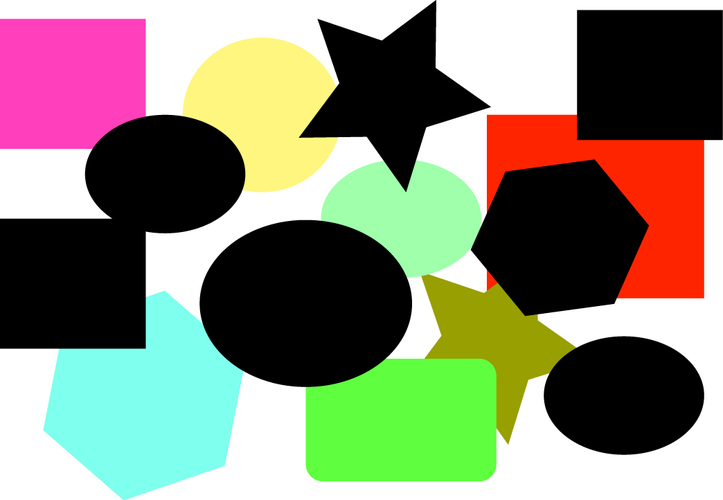
#> input picture ML/shapes.png, 723 x 500 px, given in place of the camera
$ python cam1.py
#> lines starting #> are read from the running program, lines starting #| are printed output that depends on the picture
"""."""
from datetime import datetime
import numpy as np
import cv2
# import imutils
import pathlib

from typing import Tuple, Union, List  # , Any, NewType, TypeVar
from mytypes import imageType


def set_res(cap: cv2.VideoCapture, resolution: Union[int, str]) -> str:
    """."""
    if resolution in [480, "480", "480p"]:
        cap.set(3, 640)
        cap.set(4, 480)
    elif resolution in [1080, "1080", "1080p"]:
        cap.set(3, 1920)
        cap.set(4, 1080)
    elif resolution in [720, "720", "720p"]:
        cap.set(3, 1920)
        cap.set(4, 1080)
    else:
        resolution = 720
        set_res(cap, resolution)
    return str(resolution)


cap = cv2.VideoCapture(0)

if cap.isOpened() is True:
    print("initialising camera")
else:
    print("no camera found")
    cap = cv2.VideoCapture(1)

set_res(cap, 480)
raw_frames = []

while(cap.isOpened()):
    frame_out: Tuple[bool, imageType] = cap.read()
    # (ret, frame) = frame_out  ## loses typings :/
    ret = frame_out[0]
#> ret = True
    frame = frame_out[1]
#> frame is the input picture: shape (500, 723, 3); mean B, G, R 118.3, 139.1, 137.9

    if ret is True:
        # Our operations on the frame come here
        # gray: np.ndarray = cv2.cvtColor(frame, cv2.COLOR_BGR2GRAY)
        # 0=vert, 1=horiz, -1=both       # Display the resulting frame
        vflipped: imageType = cv2.flip(frame, 0)
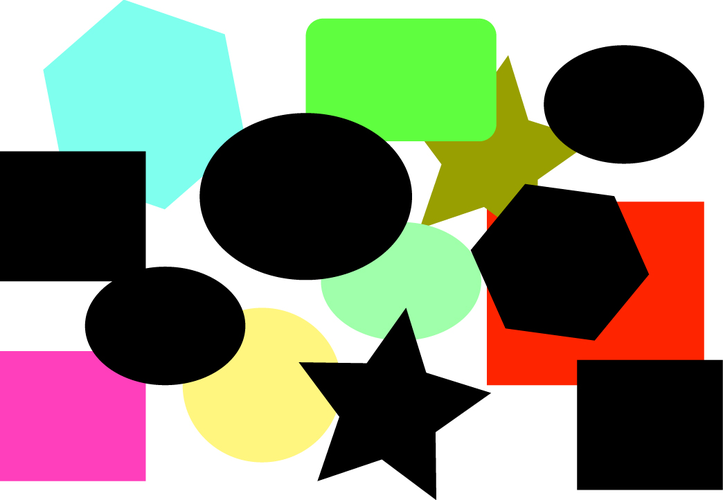
#> vflipped: shape (500, 723, 3); mean B, G, R 118.3, 139.1, 137.9
        # 0=vert, 1=horiz, -1=both       # Display the resulting frame
        hflipped: imageType = cv2.flip(frame, 1)
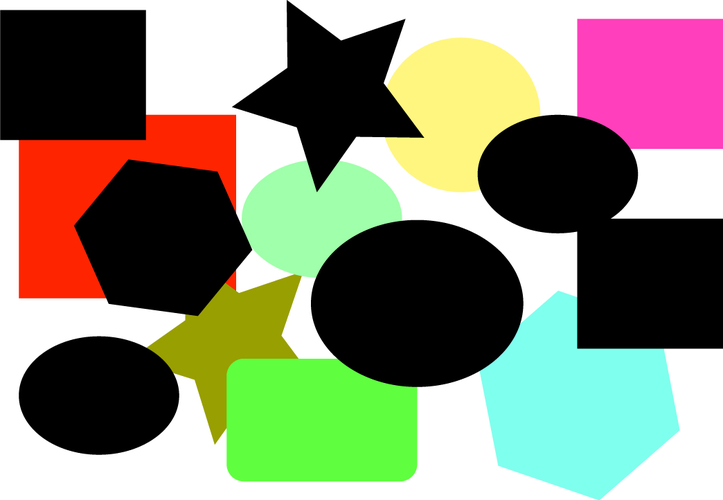
#> hflipped: shape (500, 723, 3); mean B, G, R 118.3, 139.1, 137.9

        # blurred = cv2.GaussianBlur(frame, (3, 3), 0)
        # # edged = cv2.Canny(gray, 20, 100)

        cv2.imshow('image window', frame)
        # cv2.imshow('frame1', gray)
        # cv2.imshow('frame2', vflipped)
        # cv2.imshow('frame2', hflipped)

        key = cv2.waitKey(1)  # wait 1 ms after each frame is shown to capture any input
#> (key q is pressed here)

    # quit camera if 'q' key is pressed
        if key & 0xFF == ord("q"):
            break
        elif key & 0xFF == ord("s"):
            # save the frame
            raw_frames.append(frame)
            print('S key pressed - saved frame')
    else:
        break


# When everything done, release the capture
cap.release()
cv2.destroyAllWindows()


def get_outlined_image(frame: imageType) -> imageType:
    grayed: imageType = cv2.cvtColor(frame, cv2.COLOR_BGR2GRAY)
    blurred: imageType = cv2.GaussianBlur(grayed, (3, 3), 0)
    # perform edge detection, then perform a dilation + erosion to close gaps
    edged: imageType = cv2.Canny(blurred, 20, 100)
    edged = cv2.dilate(edged, None, iterations=1)
    edged = cv2.erode(edged, None, iterations=1)
    return edged


def crop_outlined_image(frame: imageType) -> imageType:
    """find contours in an edged image, create a mask sized to largest contour and apply to image"""
    # contours = imutils.grab_contours(resul
    result: Tuple[List[np.ndarray[float]], List[List[np.ndarray[int]]]]
    result = cv2.findContours(frame.copy(), cv2.RETR_EXTERNAL, cv2.CHAIN_APPROX_SIMPLE)
    contours = result[0]

    # ensure at least one contour was found
    if len(contours) > 0:
        # grab the largest contour, then draw a mask for the pill
        # cnt_areas = [cv2.contourArea(cntr) for cntr in contours]
        # c = max(cnt_areas)
        largest_contour = max(contours, key=cv2.contourArea)
        mask = np.zeros(frame.shape, dtype=np.uint8)
        cv2.drawContours(mask, [largest_contour], -1, 255, -1)  # mask, ?, opacity?, -1 = filled in

        # compute its bounding box of pill, then extract the ROI,
        # and apply the mask
        (x, y, w, h) = cv2.boundingRect(largest_contour)
        imageROI: imageType = frame[y:y + h, x:x + w]
        maskROI = mask[y:y + h, x:x + w]
        imageROI = cv2.bitwise_and(imageROI, imageROI, mask=maskROI)
        return imageROI
    else:
        raise ValueError("No contours identified in image")


def save_image_groups(frames_list: List[imageType]) -> None:
    # print(frames_list)
    edged_frames: List[imageType] = [get_outlined_image(frame) for frame in frames_list]
    masked_frames: List[imageType] = [crop_outlined_image(frame) for frame in edged_frames]
#> masked_frames = []

    today = datetime.today().strftime('%Y_%m_%d')
    now = datetime.now().strftime('%H%M%S')

    for index, frame in enumerate(frames_list):
        # create folder with index number
        name = pathlib.Path(f'./data/images_{today}')
        name.mkdir(parents=True, exist_ok=True)
        # save images to folders
        cv2.imwrite(f'{name}/{index}_raw_{now}.png', cv2.cvtColor(frame, cv2.COLOR_BGR2RGB))
        cv2.imwrite(f'{name}/{index}_edged_{now}.png', edged_frames[index])
        cv2.imwrite(f'{name}/{index}_mask_{now}.png', masked_frames[index])


save_image_groups(raw_frames)
